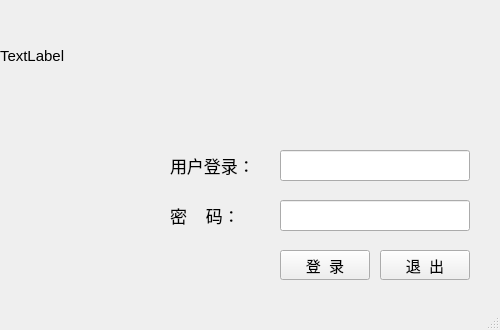
<?xml version="1.0" encoding="UTF-8"?>
<ui version="4.0">
 <class>MainWindow</class>
 <widget class="QMainWindow" name="MainWindow">
  <property name="geometry">
   <rect>
    <x>0</x>
    <y>0</y>
    <width>500</width>
    <height>330</height>
   </rect>
  </property>
  <property name="font">
   <font>
    <pointsize>11</pointsize>
   </font>
  </property>
  <property name="windowTitle">
   <string>系统登录</string>
  </property>
  <widget class="QWidget" name="centralwidget">
   <widget class="QLabel" name="label">
    <property name="geometry">
     <rect>
      <x>0</x>
      <y>0</y>
      <width>500</width>
      <height>111</height>
     </rect>
    </property>
    <property name="styleSheet">
     <string notr="true">background-image: url(:/png/登录窗口图片1.jpg);</string>
    </property>
    <property name="text">
     <string>TextLabel</string>
    </property>
   </widget>
   <widget class="QLabel" name="label_2">
    <property name="geometry">
     <rect>
      <x>170</x>
      <y>150</y>
      <width>111</width>
      <height>31</height>
     </rect>
    </property>
    <property name="font">
     <font>
      <pointsize>13</pointsize>
     </font>
    </property>
    <property name="text">
     <string>用户登录：</string>
    </property>
   </widget>
   <widget class="QLineEdit" name="lineEdit">
    <property name="geometry">
     <rect>
      <x>280</x>
      <y>150</y>
      <width>190</width>
      <height>31</height>
     </rect>
    </property>
   </widget>
   <widget class="QLabel" name="label_3">
    <property name="geometry">
     <rect>
      <x>170</x>
      <y>200</y>
      <width>111</width>
      <height>31</height>
     </rect>
    </property>
    <property name="font">
     <font>
      <pointsize>13</pointsize>
     </font>
    </property>
    <property name="text">
     <string>密    码：</string>
    </property>
   </widget>
   <widget class="QLineEdit" name="lineEdit_2">
    <property name="geometry">
     <rect>
      <x>280</x>
      <y>200</y>
      <width>190</width>
      <height>31</height>
     </rect>
    </property>
   </widget>
   <widget class="QPushButton" name="pushButton">
    <property name="geometry">
     <rect>
      <x>280</x>
      <y>250</y>
      <width>90</width>
      <height>30</height>
     </rect>
    </property>
    <property name="font">
     <font>
      <pointsize>11</pointsize>
     </font>
    </property>
    <property name="text">
     <string>登  录</string>
    </property>
   </widget>
   <widget class="QPushButton" name="pushButton_2">
    <property name="geometry">
     <rect>
      <x>380</x>
      <y>250</y>
      <width>90</width>
      <height>30</height>
     </rect>
    </property>
    <property name="text">
     <string>退  出</string>
    </property>
   </widget>
  </widget>
  <widget class="QStatusBar" name="statusbar"/>
 </widget>
 <resources>
  <include location="img.qrc"/>
 </resources>
 <connections/>
</ui>
